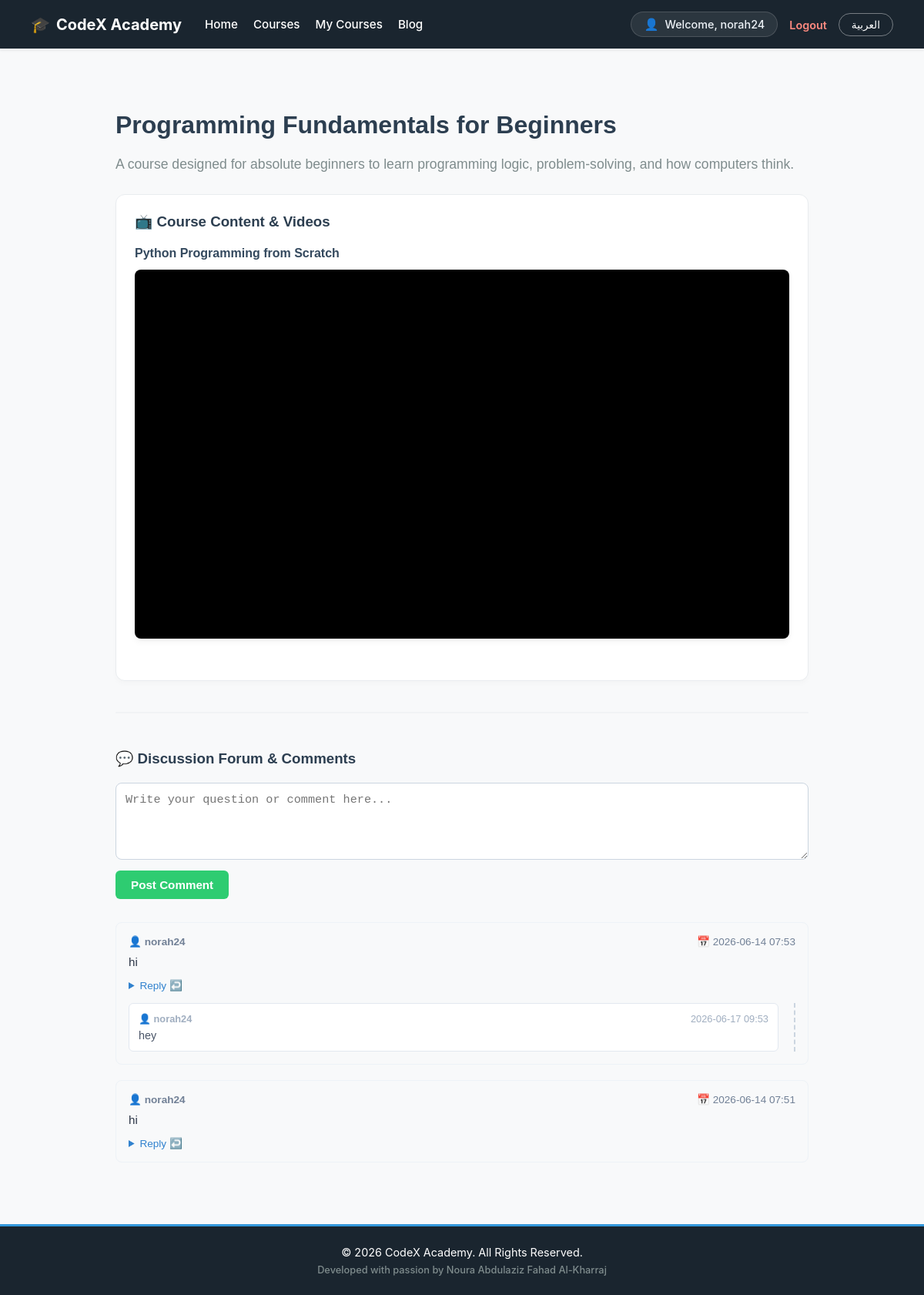
/1/ (signed in), run on the app's committed database.
### courses/models.py (models this page shows, shortened)
class Course(models.Model):
    title_en = models.CharField(max_length=200, verbose_name='Course Title (english)')
    title_ar = models.CharField(max_length=200, verbose_name='Course Title (arabic)')
    description_en = models.TextField(verbose_name='Course Description (english)')
    description_ar = models.TextField(verbose_name='Course Description (arabic)')
    price = models.DecimalField(max_length=10 ,max_digits=10, decimal_places=2, verbose_name='Price (SAR)')
    image = models.ImageField(upload_to='course_images/', verbose_name='Course Image')
    created_at = models.DateTimeField(auto_now_add=True)

class Video(models.Model):
    course = models.ForeignKey(Course, on_delete=models.CASCADE, related_name='videos', verbose_name='Course')
    title_en = models.CharField(max_length=200, verbose_name='Video Title (english)')
    title_ar = models.CharField(max_length=200, verbose_name='Video Title (arabic)')
    video_url = models.URLField(max_length=200, null=True, blank=True, verbose_name='Video File')

class Comment(models.Model):
    course = models.ForeignKey(Course, on_delete=models.CASCADE, related_name='comments', verbose_name='Course')
    user = models.ForeignKey(User, on_delete=models.CASCADE, verbose_name='User')
    content = models.TextField(verbose_name='Comment Content')
    created_at = models.DateTimeField(auto_now_add=True)
    parent = models.ForeignKey('self', on_delete=models.CASCADE, null=True, blank=True, related_name='replies')

### courses/views.py (the view)
# urls.py: path('<int:course_id>/', views.course_detail, name='course_detail'),
def course_detail(request, course_id):
    course = get_object_or_404(Course, id=course_id)
    videos = course.videos.all()
    comments = course.comments.filter(parent__isnull=True).order_by('-created_at')
    has_purchased = False
    if request.user.is_authenticated:
        has_purchased = CourseOrder.objects.filter(customer=request.user, course=course).exists()
    context = {
        'course': course,
        'videos': videos,
        'comments': comments,
        'has_purchased': has_purchased,
    }
    return render(request, 'courses/course_detail.html', context)

### courses/templates/courses/course_detail.html (shortened to what this page needs)
{% extends 'base.html' %}
{% block content %}
<div style="max-width: 900px; margin: 0 auto; padding: 20px; font-family: sans-serif; direction: {% if LANGUAGE_CODE == 'ar' %}rtl{% else %}ltr{% endif %}; text-align: start;">
    <h1 style="color: #2c3e50; margin-bottom: 10px;">
        {% if LANGUAGE_CODE == 'ar' %}{{ course.title_ar }}{% else %}{{ course.title_en }}{% endif %}
    </h1>
    <p style="color: #7f8c8d; font-size: 1.1rem; line-height: 1.6; margin-bottom: 25px;">
        {% if LANGUAGE_CODE == 'ar' %}{{ course.description_ar }}{% else %}{{ course.description_en }}{% endif %}
    </p>
    {% if has_purchased %}
        <div style="background: white; border: 1px solid #e9ecef; border-radius: 12px; padding: 24px; box-shadow: 0 4px 6px rgba(0,0,0,0.02); margin-bottom: 30px;">
            <h3 style="color: #2c3e50; margin-top: 0; margin-bottom: 20px;">
                {% if LANGUAGE_CODE == 'ar' %}📺 المحتوى التعليمي والفيديوهات{% else %}📺 Course Content & Videos{% endif %}
            </h3>
            {% for video in videos %}
                <div style="margin-bottom: 30px;">
                    <h4 style="color: #34495e; margin-bottom: 12px;">
                        {% if LANGUAGE_CODE == 'ar' %}{{ video.title_ar }}{% else %}{{ video.title_en }}{% endif %}
                    </h4>
                    <div style="position: relative; padding-bottom: 56.25%; height: 0; overflow: hidden; border-radius: 8px; background: #000; box-shadow: 0 4px 8px rgba(0,0,0,0.05);">
                        <iframe
                            src="{{ video.video_url }}"
                            style="position: absolute; top: 0; left: 0; width: 100%; height: 100%; border: 0;"
                            allow="accelerometer; autoplay; clipboard-write; encrypted-media; gyroscope; picture-in-picture"
                            allowfullscreen>
                        </iframe>
                    </div>
                </div>
            {% empty %}
                <p style="color: #95a5a6;">{% if LANGUAGE_CODE == 'ar' %}لا توجد فيديوهات مرفوعة في هذا الكورس بعد.{% else %}No videos uploaded in this course yet.{% endif %}</p>
            {% endfor %}
        </div>
        <div style="margin-top: 40px; border-top: 2px solid #f1f3f5; padding-top: 30px;">
            <h3 style="color: #2c3e50; margin-bottom: 20px;">
                {% if LANGUAGE_CODE == 'ar' %}💬 مجتمع النقاش والتعليقات{% else %}💬 Discussion Forum & Comments{% endif %}
            </h3>
            <form action="{% url 'courses:add_comment' course.id %}" method="post" style="margin-bottom: 30px;">
                <textarea name="content" required placeholder="{% if LANGUAGE_CODE == 'ar' %}اكتب سؤالك أو تعليقك حول الدرس هنا...{% else %}Write your question or comment here...{% endif %}" style="width: 100%; height: 100px; padding: 12px; border: 1px solid #cbd5e0; border-radius: 8px; resize: vertical; box-sizing: border-box; font-size: 0.95rem;"></textarea>
                <button type="submit" style="background-color: #2ecc71; color: white; border: none; padding: 10px 20px; font-size: 0.95rem; border-radius: 6px; cursor: pointer; margin-top: 10px; font-weight: bold;">
                    {% if LANGUAGE_CODE == 'ar' %}نشر التعليق{% else %}Post Comment{% endif %}
                </button>
            </form>
            <div style="display: flex; flex-direction: column; gap: 20px;">
                {% for comment in comments %}
                    <div style="background: #f8f9fa; border: 1px solid #edf2f7; padding: 16px; border-radius: 8px;">
                        <div style="display: flex; justify-content: space-between; font-size: 0.85rem; color: #718096; margin-bottom: 8px;">
                            <strong>👤 {{ comment.user.username }}</strong>
                            <span>📅 {{ comment.created_at|date:"Y-m-d H:i" }}</span>
                        </div>
                        <p style="margin: 0; color: #2d3748; font-size: 0.95rem; line-height: 1.5;">{{ comment.content }}</p>
                        <details style="margin-top: 10px;">
                            <summary style="font-size: 0.85rem; color: #3182ce; cursor: pointer; user-select: none;">
                                {% if LANGUAGE_CODE == 'ar' %}إضافة رد فرعي ↩️{% else %}Reply ↩️{% endif %}
                            </summary>
                        </details>
                        {% if comment.replies.all %}
                            <div style="margin-top: 15px; padding-right: 20px; border-right: 2px dashed #cbd5e0; display: flex; flex-direction: column; gap: 12px;">
                                {% for reply in comment.replies.all %}
                                    <div style="background: white; border: 1px solid #e2e8f0; padding: 12px; border-radius: 6px;">
                                        <div style="display: flex; justify-content: space-between; font-size: 0.8rem; color: #a0aec0; margin-bottom: 6px;">
                                            <strong>👤 {{ reply.user.username }}</strong>
                                            <span>{{ reply.created_at|date:"Y-m-d H:i" }}</span>
                                        </div>
                                        <p style="margin: 0; color: #4a5568; font-size: 0.9rem;">{{ reply.content }}</p>
                                    </div>
                                {% endfor %}
                            </div>
                        {% endif %}
                    </div>
                {% empty %}
                    <p style="color: #a0aec0; font-size: 0.95rem; text-align: center;">{% if LANGUAGE_CODE == 'ar' %}لا توجد استفسارات بعد.{% else %}No questions yet.{% endif %}</p>
                {% endfor %}
            </div>
        </div>
    {% endif %}
</div>
{% endblock %}

### templates/base.html (shortened to what this page needs)
{% load i18n %}
<!DOCTYPE html>
<html lang="{{ LANGUAGE_CODE }}" dir="{% if LANGUAGE_CODE == 'ar' %}rtl{% else %}ltr{% endif %}">
<head>
</head>
<body>
    <nav class="navbar">
        <div class="nav-right-side">
            <a href="/" class="brand-logo">
                <span>🎓</span>
                <span>{% if LANGUAGE_CODE == 'ar' %}كودكس التعليمية{% else %}CodeX Academy{% endif %}</span>
            </a>
            <div class="nav-links">
                <a href="/">
                    {% if LANGUAGE_CODE == 'ar' %}الرئيسية{% else %}Home{% endif %}
                </a>
                <a href="/courses/">
                    {% if LANGUAGE_CODE == 'ar' %}الكورسات{% else %}Courses{% endif %}
                </a>
                {% if request.user.is_authenticated %}
                <a href="{% url 'courses:my_courses' %}">
                    {% if LANGUAGE_CODE == 'ar' %}دوراتي التعليمية{% else %}My Courses{% endif %}
                </a>
                {% endif %}
                <a href="/blog/">
                    {% if LANGUAGE_CODE == 'ar' %}المدونة{% else %}Blog{% endif %}
                </a>
            </div>
        </div>
        <div class="nav-left-side">
            {% if request.user.is_authenticated %}
                <div class="user-badge">
                    <span style="font-size: 0.95rem;">👤</span>
                    <span class="username">
                        {% if LANGUAGE_CODE == 'ar' %}مرحباً، {{ request.user.username }}{% else %}Welcome, {{ request.user.username }}{% endif %}
                    </span>
                </div>
                <form action="/accounts/logout/" method="post" style="display: inline; margin: 0; padding: 0;">
                    <button type="submit" class="btn-logout-submit">
                        {% if LANGUAGE_CODE == 'ar' %}تسجيل الخروج{% else %}Logout{% endif %}
                    </button>
                </form>
            {% endif %}
            <div>
                <form action="{% url 'set_language' %}" method="post" style="display: inline; margin: 0; padding: 0;">
                    {% if LANGUAGE_CODE == 'ar' %}
                        <input type="hidden" name="language" value="en">
                        <button type="submit" class="lang-btn">English</button>
                    {% else %}
                        <button type="submit" class="lang-btn">العربية</button>
                    {% endif %}
                </form>
            </div>
        </div>
    </nav>
    <div class="container">
        {% block content %}
        {% endblock %}
    </div>
    <footer style="background-color: #1a252f; color: #ffffff; text-align: center; padding: 25px 0; margin-top: 60px; font-size: 0.9rem; border-top: 3px solid #3498db;">
        <div>
            {% if LANGUAGE_CODE == 'ar' %}
                © 2026 جميع الحقوق محفوظة لمنصة كودكس التعليمية
            {% else %}
                © 2026 CodeX Academy. All Rights Reserved.
            {% endif %}
        </div>
        <div style="color: #7f8c8d; font-size: 0.8rem; margin-top: 7px; font-weight: 500;">
            {% if LANGUAGE_CODE == 'ar' %}
                تم التطوير بكل شغف بواسطة نورة عبد العزيز فهد الخريجة
            {% else %}
                Developed with passion by Noura Abdulaziz Fahad Al-Kharraj
            {% endif %}
        </div>
    </footer>
</body>
</html>

### templates/base.html (style rules this page uses)
body { font-family: -apple-system, BlinkMacSystemFont, "Segoe UI", Roboto, Helvetica, Arial, sans-serif; margin: 0; padding: 0; background-color: #f8f9fa; color: #212529; }
.navbar { background-color: #1a252f; padding: 15px 40px; display: flex; justify-content: space-between; align-items: center; box-shadow: 0 2px 4px rgba(0,0,0,0.08); gap: 20px; }
.nav-right-side { display: flex; align-items: center; gap: 30px; }
.brand-logo { color: #ffffff; text-decoration: none; font-weight: bold; font-size: 1.25rem; display: flex; align-items: center; gap: 8px; }
.nav-links { display: flex; align-items: center; gap: 20px; }
.nav-links a { color: #ffffff; text-decoration: none; font-weight: 500; font-size: 0.95rem; transition: color 0.2s ease; }
.nav-left-side { display: flex; align-items: center; gap: 15px; }
.lang-btn { background-color: transparent; color: #ffffff; border: 1px solid rgba(255,255,255,0.4); padding: 6px 16px; border-radius: 20px; cursor: pointer; font-weight: 500; font-size: 0.85rem; transition: all 0.2s ease; }
.user-badge { background: rgba(255, 255, 255, 0.08); padding: 6px 16px; border-radius: 20px; display: flex; align-items: center; gap: 8px; border: 1px solid rgba(255, 255, 255, 0.15); }
.user-badge .username { color: #edf2f7; font-weight: 500; font-size: 0.9rem; }
.btn-logout-submit { background: none; border: none; color: #ff8a80; font-size: 0.9rem; font-weight: 600; cursor: pointer; padding: 0; font-family: inherit; transition: color 0.2s; }
.container { max-width: 1000px; margin: 40px auto; padding: 0 20px; min-height: 70vh; }

### data on the page
Course: title_en "Programming Fundamentals for Beginners", description_en "A course designed for absolute beginners to learn programming logic, problem-solving, and how computers think."
Video: title_en "Python Programming from Scratch"
Comment: user.username "norah24", created_at "2026-06-14 07:53", content "hi"
Comment: user.username "norah24", created_at "2026-06-17 09:53", content "hey"
Comment: user.username "norah24", created_at "2026-06-14 07:51", content "hi"

### other printed values
{{ request.user.username }} "norah24"
